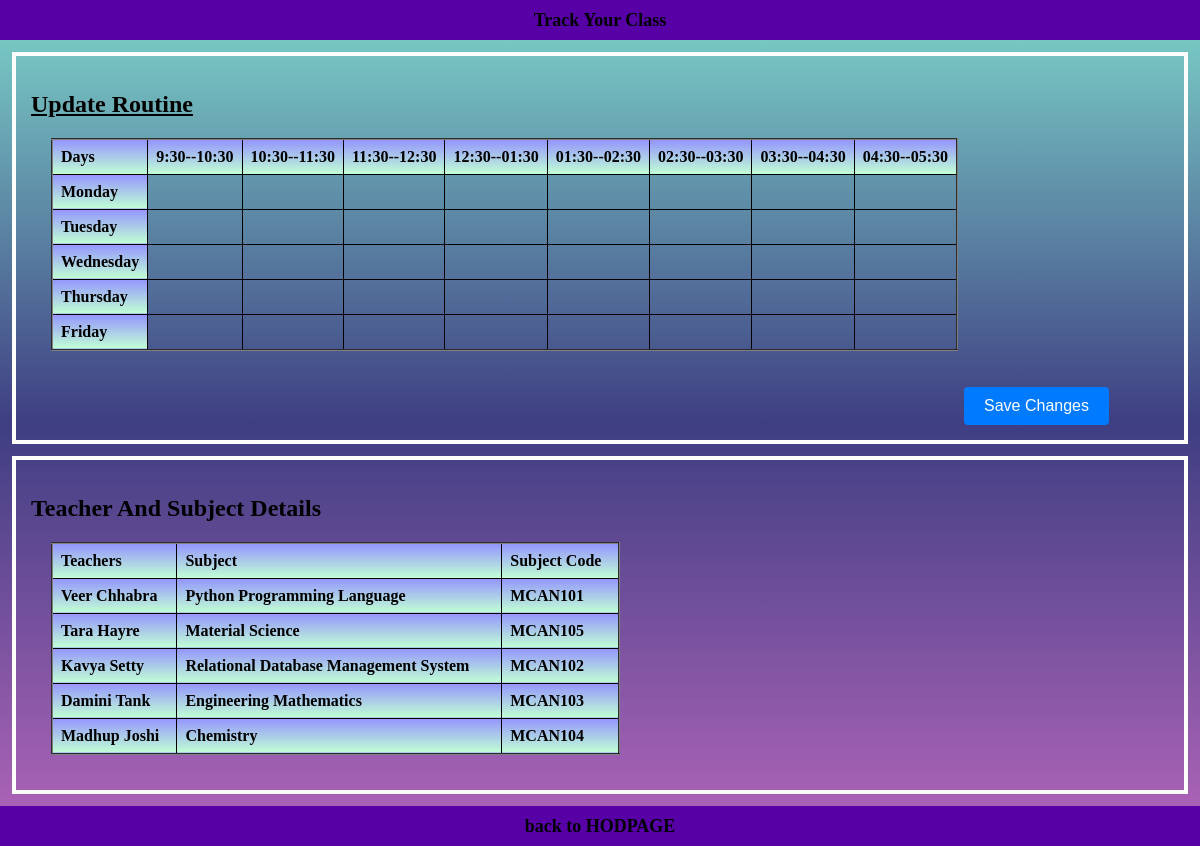
Screenshot of /routine/1/1/ (signed in) with the database file from the repository.
### module1/models.py (models this page shows, shortened)
class TeacherSemesterSubject(models.Model):
    semester = models.ForeignKey(Semester,on_delete=models.CASCADE,null=True)
    teacher = models.ForeignKey(Teacher,on_delete=models.CASCADE,null=True)
    subject = models.ForeignKey(Subject,on_delete=models.CASCADE)
    subject_code = models.CharField(max_length=20)

class Teacher(models.Model):
    user = models.OneToOneField(User,on_delete=models.CASCADE)
    name = models.CharField(max_length=40)
    gender = models.CharField(max_length=10)
    date_of_birth = models.DateField()
    date_of_joining = models.DateTimeField(default=timezone.now)
    mail = models.EmailField()
    phone = models.CharField(max_length=12)
    address = models.OneToOneField(Address,on_delete=models.SET_NULL,null=True)
    role = models.CharField(max_length=20,default="teacher")
    department = models.ForeignKey(Department,on_delete=models.CASCADE)
    photo = models.ImageField(upload_to='image/',null = True)
    is_hod = models.BooleanField(default=False)
    def __str__(self):
        return f'{self.name}'

class Subject(models.Model):
    subject = models.CharField(max_length=100)
    subject_code = models.CharField(max_length=20)
    def __str__(self):
        return f'{self.subject}'

### module1/views.py (the view)
# urls.py: path('routine/<id1>/<semid>/',Routine),
@login_required
def Routine(request, id1, semid):
    try:
        sem = Semester.objects.get(id=semid)
        list_of_subjects = TeacherSemesterSubject.objects.filter(semester=sem)
        if request.method == "POST":
            edited_data_json = request.POST.get("edited_data")
            edited_data = json.loads(edited_data_json)
            make_the_routine(edited_data, sem)
            return redirect(f"/routine/{id1}/{semid}/")
    except Semester.DoesNotExist:
        error_message = "Semester not found."
        return render(request, "error_page.html", {"error_message": error_message})
    except TeacherSemesterSubject.DoesNotExist:
        error_message = "Teacher Semester Subject not found."
        return render(request, "error_page.html", {"error_message": error_message})
    except json.JSONDecodeError:
        error_message = "Invalid JSON data."
        return render(request, "error_page.html", {"error_message": error_message})
    except Exception as e:
        error_message = f"An error occurred: {str(e)}"
        return render(request, "error_page.html", {"error_message": error_message})
    return render(request, "Routine.html", {"id": id1, "list": list_of_subjects})

### module1/templates/Routine.html (shortened to what this page needs)
<!DOCTYPE html>
<html lang="en">
<head>
</head>
<body>
    <div class="main">
        <div class="row1">
            Track Your Class
        </div>
        <div class="row2">
            <div class="routine">
                <h2 style="text-decoration: underline;">Update Routine</h2>
                <form id="editableTableForm" method="post">
                    <table border="2px solid">
                        <thead>
                            <th>Days</th>
                            <th> 9:30--10:30</th>
                            <th> 10:30--11:30</th>
                            <th> 11:30--12:30</th>
                            <th> 12:30--01:30</th>
                            <th> 01:30--02:30</th>
                            <th> 02:30--03:30</th>
                            <th> 03:30--04:30</th>
                            <th> 04:30--05:30</th>
                        </thead>
                        <tbody>
                            <tr>
                                <th>Monday</th>
                                <td contenteditable="true"></td>
                                <td contenteditable="true"></td>
                                <td contenteditable="true"></td>
                                <td contenteditable="true"></td>
                                <td contenteditable="true"></td>
                                <td contenteditable="true"></td>
                                <td contenteditable="true"></td>
                                <td contenteditable="true"></td>
                            </tr>
                            <tr>
                                <th>Tuesday</th>
                                <td contenteditable="true"></td>
                                <td contenteditable="true"></td>
                                <td contenteditable="true"></td>
                                <td contenteditable="true"></td>
                                <td contenteditable="true"></td>
                                <td contenteditable="true"></td>
                                <td contenteditable="true"></td>
                                <td contenteditable="true"></td>
                            </tr>
                            <tr>
                                <th>Wednesday</th>
                                <td contenteditable="true"></td>
                                <td contenteditable="true"></td>
                                <td contenteditable="true"></td>
                                <td contenteditable="true"></td>
                                <td contenteditable="true"></td>
                                <td contenteditable="true"></td>
                                <td contenteditable="true"></td>
                                <td contenteditable="true"></td>
                            </tr>
                            <tr>
                                <th>Thursday</th>
                                <td contenteditable="true"></td>
                                <td contenteditable="true"></td>
                                <td contenteditable="true"></td>
                                <td contenteditable="true"></td>
                                <td contenteditable="true"></td>
                                <td contenteditable="true"></td>
                                <td contenteditable="true"></td>
                                <td contenteditable="true"></td>
                            </tr>
                            <tr>
                                <th>Friday</th>
                                <td contenteditable="true"></td>
                                <td contenteditable="true"></td>
                                <td contenteditable="true"></td>
                                <td contenteditable="true"></td>
                                <td contenteditable="true"></td>
                                <td contenteditable="true"></td>
                                <td contenteditable="true"></td>
                                <td contenteditable="true"></td>
                            </tr>
                        </tbody>
                    </table>
                    <div style="display: flex;justify-content:flex-end;padding-right: 60px;">
                        <button type="submit">Save Changes</button>
                    </div>
                </form>
            </div>
            <div class="sub-details">
                <h2>Teacher And Subject Details</h2>
                <table border="2px solid">
                    <thead>
                        <th>Teachers</th>
                        <th> Subject</th>
                        <th> Subject Code</th>
                    </thead>
                    <tbody>
                        {% for data in list %}
                        <tr>
                            <th>{{data.teacher}}</th>
                            <th>{{data.subject}}</th>
                            <th>{{data.subject_code}}</th>
                        </tr>
                        {% endfor %}
                    </tbody>
                </table>
            </div>
        </div>
        <div class="row1">
            <a href="/hodhomepage/{{id}}/">back to HODPAGE</a>
        </div>
    </div>
</body>
</html>

### module1/templates/Routine.html (style rules this page uses)
body { margin: 0; }
.main { display: flex; flex-direction: column; width: 100%; min-height: 100vh; box-sizing: border-box; }
.row1 { background-color: rgb(86, 0, 166); height: 40px; color: black; font-size: 18px; font-weight: 800; text-align: center; line-height: 40px; }
.row1 a { color: black; text-decoration: none; }
.row2 { background: linear-gradient(rgb(119, 199, 195), rgb(62, 62, 130), rgb(169, 98, 182)); }
.routine, .sub-details { margin: 12px; padding: 15px; border: 4px solid white; }
.routine button { background-color: #007bff; color: #fff; padding: 10px 20px; border: none; border-radius: 4px; font-size: 16px; cursor: pointer; margin-top: 16px; }
table { border-collapse: collapse; width: 50%; margin: 20px; }
th, td { border: 1px solid black; padding: 8px; text-align: left; overflow: auto; white-space: nowrap; }
th { background: linear-gradient(rgb(149, 149, 253), rgb(192, 255, 212)); }

### rows the page displays
TeacherSemesterSubject: teacher "Veer Chhabra", subject "Python Programming Language", subject_code "MCAN101"
TeacherSemesterSubject: teacher "Tara Hayre", subject "Material Science", subject_code "MCAN105"
TeacherSemesterSubject: teacher "Kavya Setty", subject "Relational Database Management System", subject_code "MCAN102"
TeacherSemesterSubject: teacher "Damini Tank", subject "Engineering Mathematics", subject_code "MCAN103"
TeacherSemesterSubject: teacher "Madhup Joshi", subject "Chemistry", subject_code "MCAN104"
